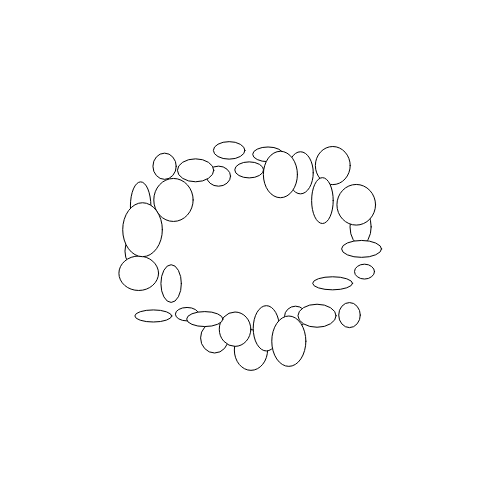
Frame 1 (no input)
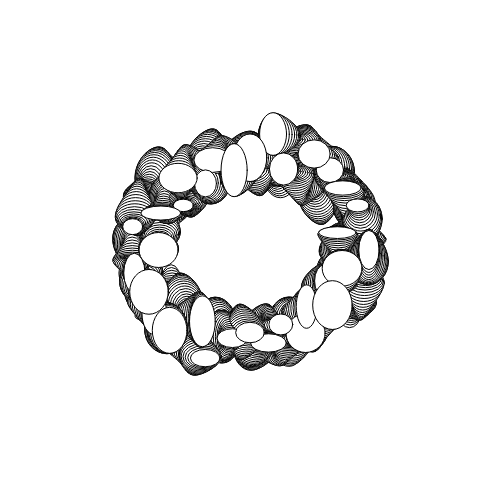
Frame 60 (no input)
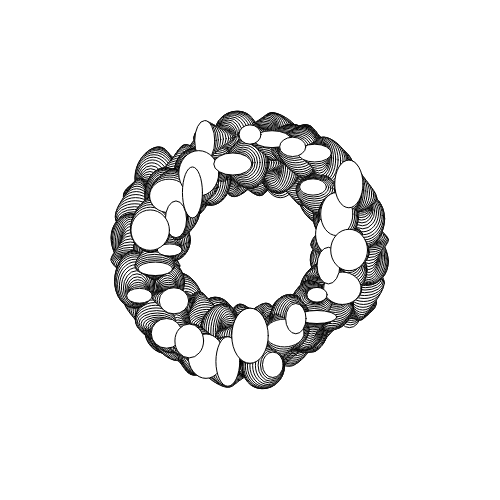
Frame 120 (the mouse pressed at the canvas centre since frame 60)

The p5.js sketch that drew these frames (run headless with seeded random() and noise() and a simulated clock; from frame 60 on, the mouse is pressed at the canvas centre):

// p5.js sketch
// ── sketch.js
// 函数setup() ：准备阶段
function setup() {
	createCanvas(500,500);
}

// 函数draw()：作画阶段
function draw() {
	fill(255);// 填充白色
	
	var secs = millis()/1000; // 秒数

	if(secs>10)
	{
		return;
	}
	var centerX = 250;
	var centerY = 250;
	var angleStep = PI/16;
	var mmm = 1;
	for(var i=0;
		i<TWO_PI/angleStep;
		i++)
	{
		var amplitude = 20 * sin(5*i) + 100;
		var offsetX = 
			amplitude*sin(3*(i+secs)*angleStep);
		var offsetY = 
			amplitude*cos(3*(i+secs)*angleStep);

		var x = centerX + offsetX;
		var y = centerY + offsetY;

		var sizeX = 10*sin(10*(i+2*secs)) + 30;
		var sizeY = 15*cos(8*(i+1.5*secs)) + 26;
		ellipse(x,y,sizeX,sizeY*mmm);
		mmm *= 1.01;
		
	}
}
